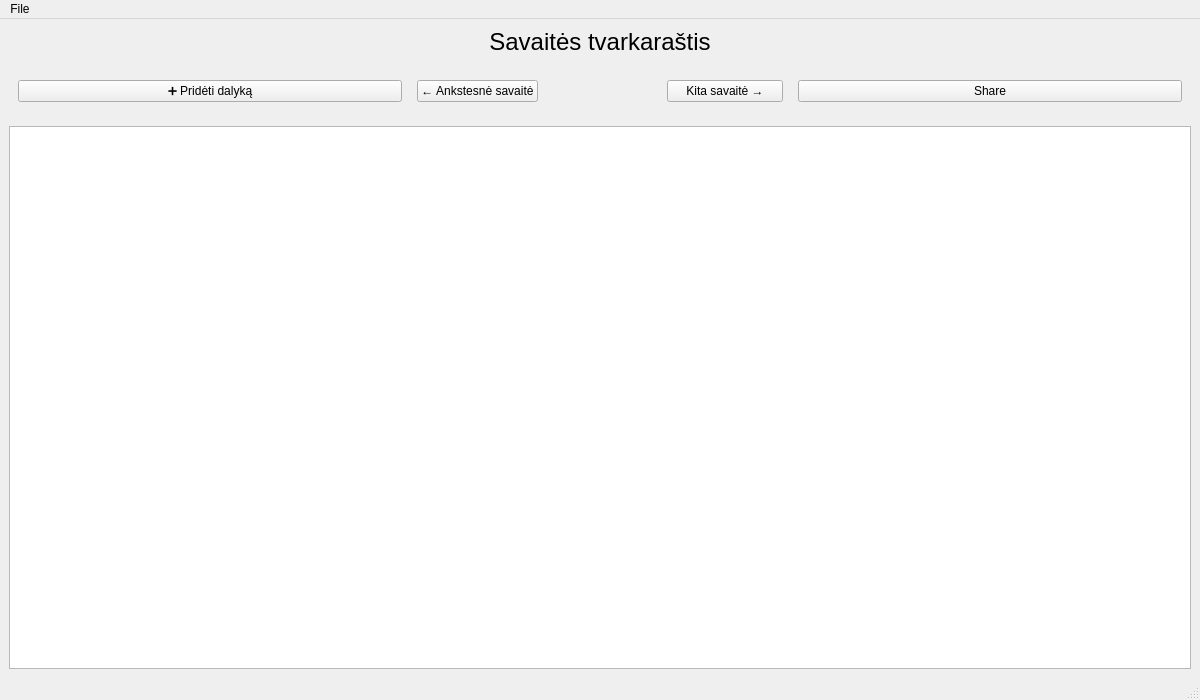
<?xml version="1.0" encoding="UTF-8"?>
<ui version="4.0">
 <class>MainWindow</class>
 <widget class="QMainWindow" name="MainWindow">
  <property name="geometry">
   <rect>
    <x>0</x>
    <y>0</y>
    <width>1200</width>
    <height>700</height>
   </rect>
  </property>
  <property name="windowTitle">
   <string>MainWindow</string>
  </property>
  <property name="locale">
   <locale language="Lithuanian" country="Lithuania"/>
  </property>
  <widget class="QWidget" name="centralwidget">
   <property name="locale">
    <locale language="Lithuanian" country="Lithuania"/>
   </property>
   <layout class="QVBoxLayout" name="verticalLayout">
    <item>
     <widget class="QLabel" name="label">
      <property name="font">
       <font>
        <pointsize>18</pointsize>
        <stylestrategy>PreferDefault</stylestrategy>
        <fontweight>ExtraBold</fontweight>
       </font>
      </property>
      <property name="text">
       <string>Savaitės tvarkaraštis</string>
      </property>
      <property name="alignment">
       <set>Qt::AlignmentFlag::AlignCenter</set>
      </property>
     </widget>
    </item>
    <item>
     <widget class="QWidget" name="widgetCentralControl" native="true">
      <layout class="QHBoxLayout" name="horizontalLayout">
       <item>
        <widget class="QPushButton" name="pushBtnAddSub">
         <property name="text">
          <string>➕ Pridėti dalyką</string>
         </property>
        </widget>
       </item>
       <item>
        <widget class="QWidget" name="widgetWeeksControl" native="true">
         <layout class="QHBoxLayout" name="horizontalLayout_2">
          <item>
           <widget class="QPushButton" name="pushBtnPrevWeek">
            <property name="text">
             <string>← Ankstesnė savaitė</string>
            </property>
           </widget>
          </item>
          <item>
           <widget class="QLabel" name="labelCurrentWeek">
            <property name="text">
             <string/>
            </property>
            <property name="alignment">
             <set>Qt::AlignmentFlag::AlignCenter</set>
            </property>
            <property name="wordWrap">
             <bool>true</bool>
            </property>
           </widget>
          </item>
          <item>
           <widget class="QPushButton" name="pushBtnNextWeek">
            <property name="text">
             <string>Kita savaitė →</string>
            </property>
           </widget>
          </item>
         </layout>
        </widget>
       </item>
       <item>
        <widget class="QPushButton" name="pushBtnShare">
         <property name="text">
          <string>Share</string>
         </property>
        </widget>
       </item>
      </layout>
     </widget>
    </item>
    <item>
     <widget class="QTableWidget" name="tableSchedule"/>
    </item>
   </layout>
  </widget>
  <widget class="QMenuBar" name="menubar">
   <property name="geometry">
    <rect>
     <x>0</x>
     <y>0</y>
     <width>1200</width>
     <height>33</height>
    </rect>
   </property>
   <widget class="QMenu" name="menuFile">
    <property name="title">
     <string>File</string>
    </property>
    <addaction name="actionSaveFile"/>
    <addaction name="actionOpenFile"/>
   </widget>
   <addaction name="menuFile"/>
  </widget>
  <widget class="QStatusBar" name="statusbar"/>
  <action name="actionSaveFile">
   <property name="text">
    <string>Išsaugoti</string>
   </property>
  </action>
  <action name="actionOpenFile">
   <property name="text">
    <string>Atidaryti</string>
   </property>
  </action>
 </widget>
 <resources/>
 <connections/>
</ui>
